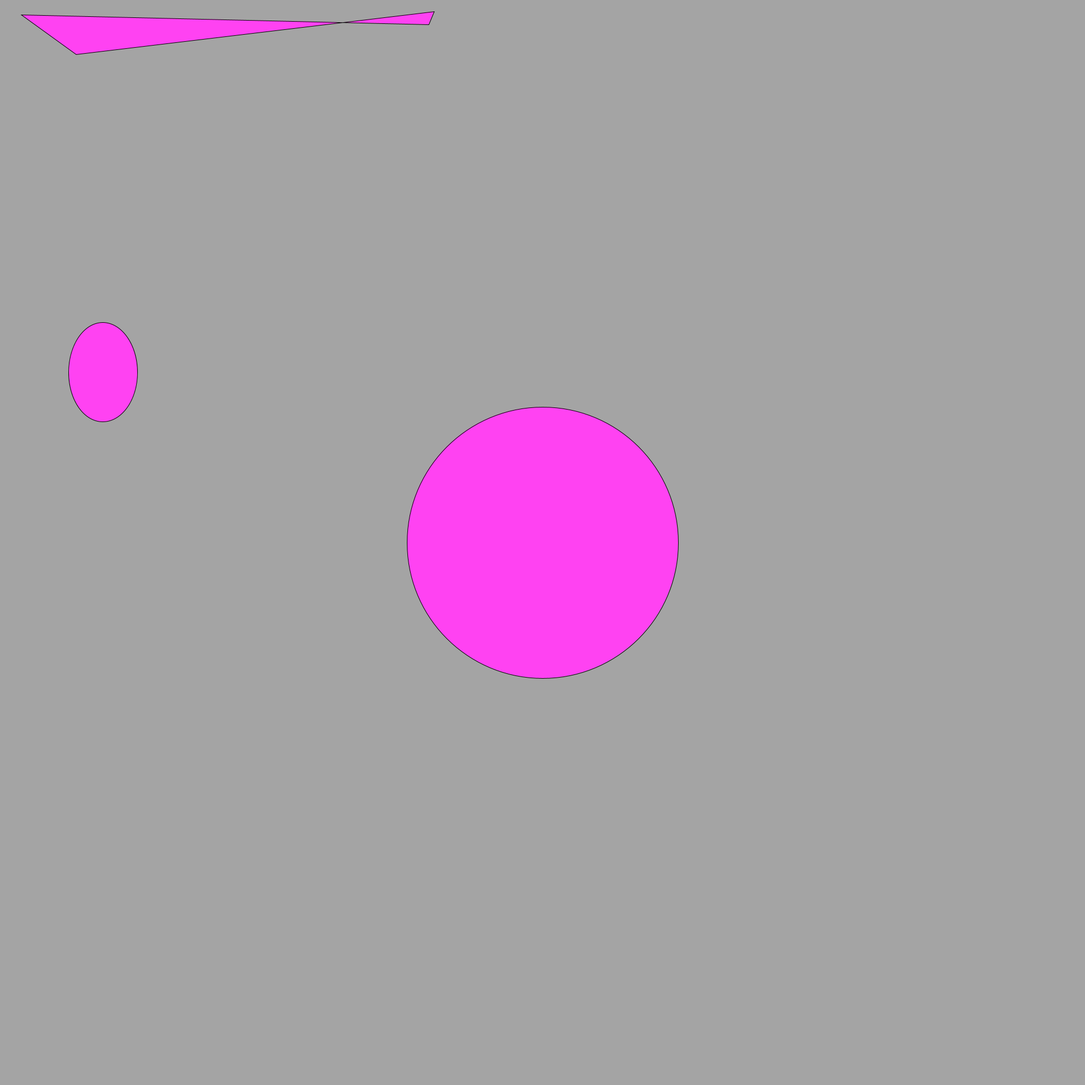
Frame 1 (no input)
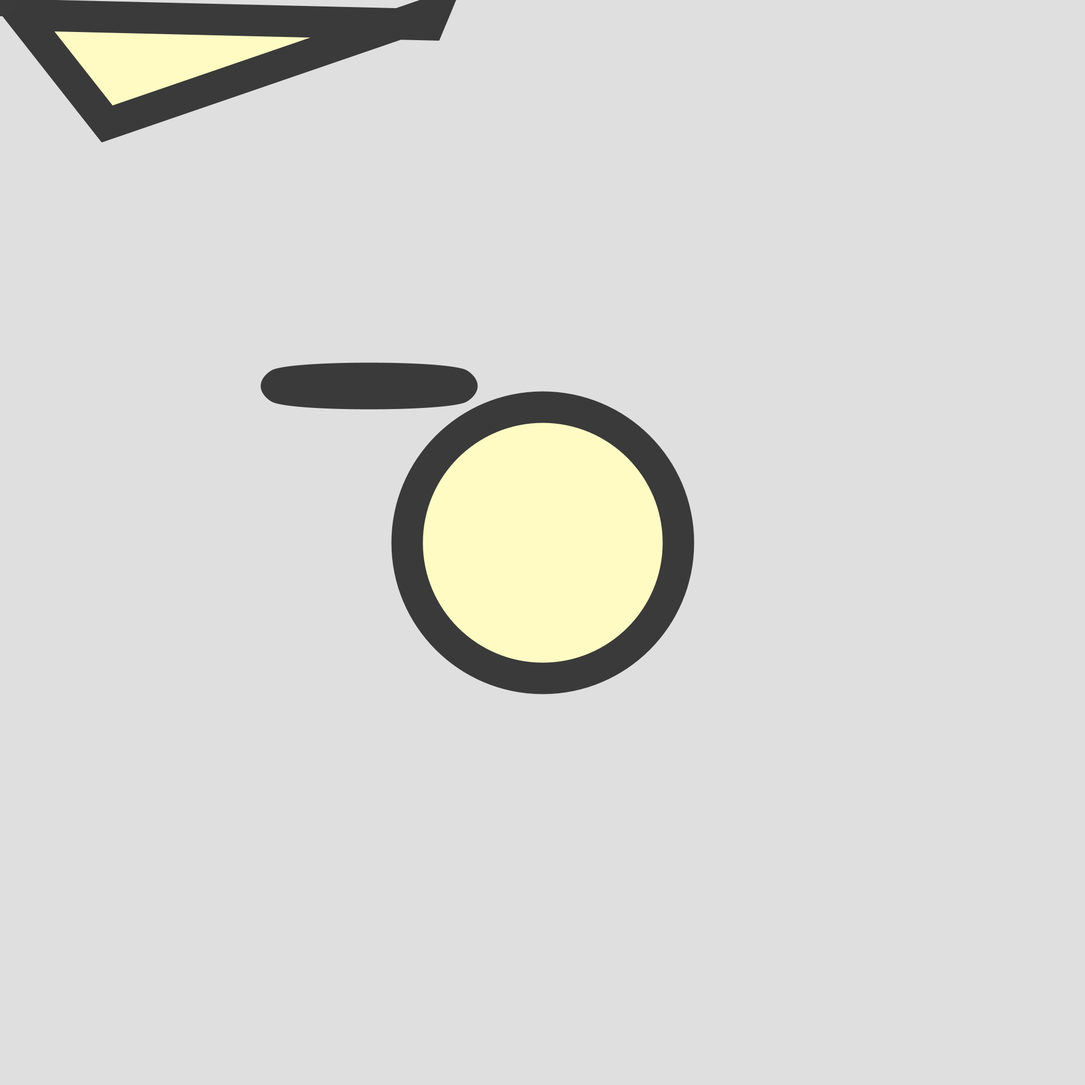
Frame 60 (the mouse pressed at the canvas centre just before this capture)
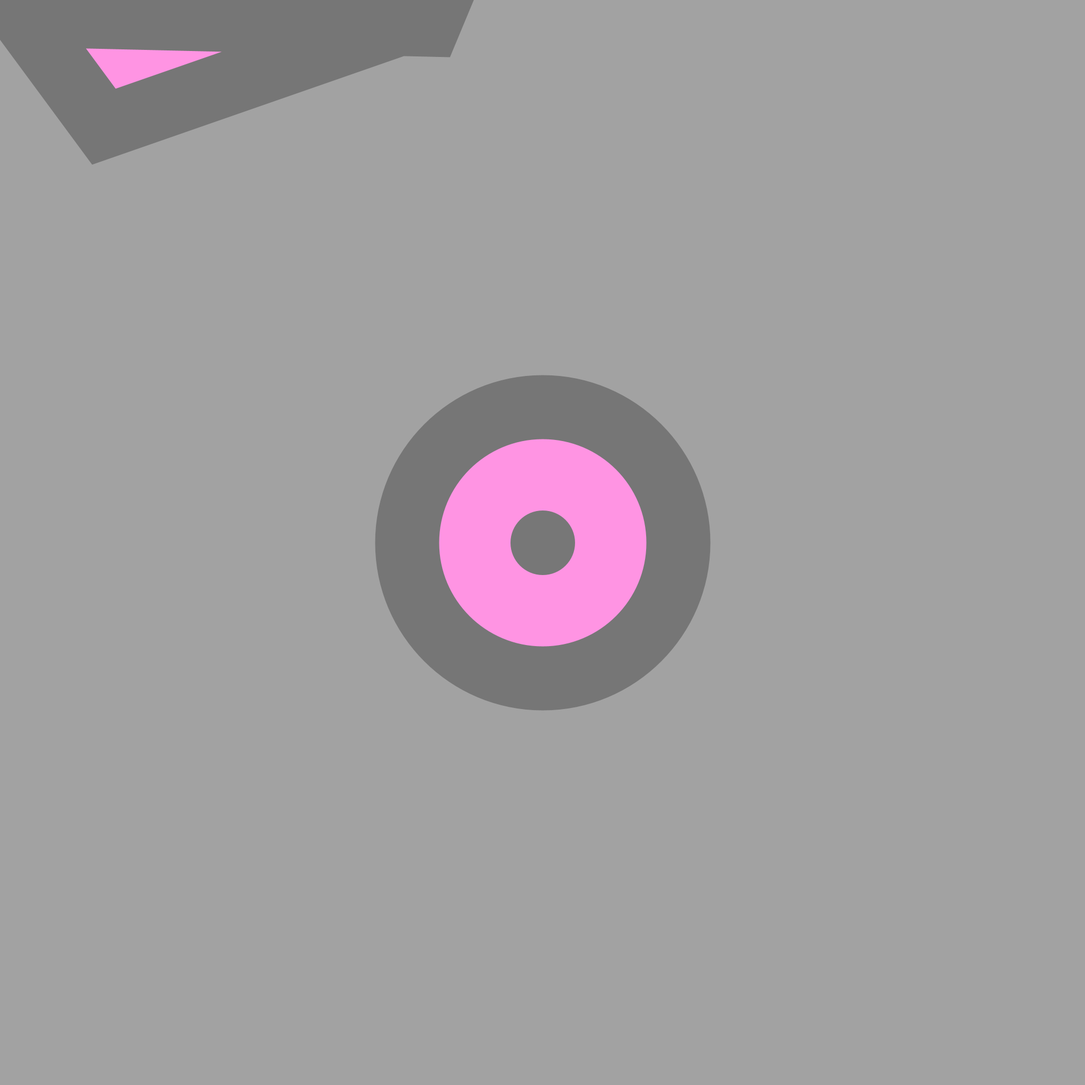
Frame 120 (the mouse held since frame 60 and released just before this capture)

The Processing sketch that drew these frames (run headless with seeded random() and noise(); from frame 60 on, the mouse is pressed at the canvas centre):

// Processing sketch: processing_75293
// ── processing_75293.pde

int strokeWidth;
int strokeColor;

void setup() {
size(2000, 2000);  
  background(255, 255, 255);

  
}


void draw() {
  background(random(255));
  fill(255, random(255), random(255));
  ellipse(width/2, height/2,500,500);
  if (mousePressed = true)
  ellipse( random(800), random(800), random(400), random(400));
  quad(random(255),random(300),39,27,790,45,800,21);
  
  strokeWeight(strokeWidth++);
  stroke(strokeColor++);
  line(mouseX, mouseY, pmouseX, pmouseY);
}
